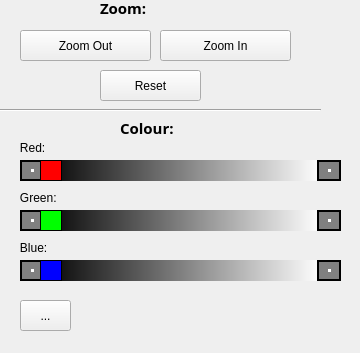
        <widget class="QWidget" name="tools_Page_2">
         <property name="geometry">
          <rect>
           <x>0</x>
           <y>0</y>
           <width>360</width>
           <height>353</height>
          </rect>
         </property>
         <attribute name="label">
          <string>Tools</string>
         </attribute>
         <widget class="QLabel" name="zoom_Label_2">
          <property name="geometry">
           <rect>
            <x>100</x>
            <y>0</y>
            <width>71</width>
            <height>16</height>
           </rect>
          </property>
          <property name="sizePolicy">
           <sizepolicy hsizetype="Expanding" vsizetype="Expanding">
            <horstretch>0</horstretch>
            <verstretch>0</verstretch>
           </sizepolicy>
          </property>
          <property name="font">
           <font>
            <family>Segoe Script</family>
            <pointsize>11</pointsize>
            <weight>75</weight>
            <bold>true</bold>
           </font>
          </property>
          <property name="text">
           <string>Zoom:</string>
          </property>
         </widget>
         <widget class="Line" name="seperator_3">
          <property name="geometry">
           <rect>
            <x>0</x>
            <y>102</y>
            <width>321</width>
            <height>16</height>
           </rect>
          </property>
          <property name="sizePolicy">
           <sizepolicy hsizetype="Expanding" vsizetype="Expanding">
            <horstretch>0</horstretch>
            <verstretch>0</verstretch>
           </sizepolicy>
          </property>
          <property name="orientation">
           <enum>Qt::Horizontal</enum>
          </property>
         </widget>
         <widget class="QPushButton" name="zoom_Reset_Button_2">
          <property name="geometry">
           <rect>
            <x>100</x>
            <y>70</y>
            <width>101</width>
            <height>31</height>
           </rect>
          </property>
          <property name="sizePolicy">
           <sizepolicy hsizetype="Expanding" vsizetype="Expanding">
            <horstretch>0</horstretch>
            <verstretch>0</verstretch>
           </sizepolicy>
          </property>
          <property name="text">
           <string>Reset</string>
          </property>
         </widget>
         <widget class="QLabel" name="colour_Label_2">
          <property name="geometry">
           <rect>
            <x>120</x>
            <y>120</y>
            <width>81</width>
            <height>16</height>
           </rect>
          </property>
          <property name="sizePolicy">
           <sizepolicy hsizetype="Expanding" vsizetype="Expanding">
            <horstretch>0</horstretch>
            <verstretch>0</verstretch>
           </sizepolicy>
          </property>
          <property name="font">
           <font>
            <family>Segoe Script</family>
            <pointsize>11</pointsize>
            <weight>75</weight>
            <bold>true</bold>
           </font>
          </property>
          <property name="text">
           <string>Colour:</string>
          </property>
         </widget>
         <widget class="QPushButton" name="zoom_Out_Button_2">
          <property name="geometry">
           <rect>
            <x>20</x>
            <y>30</y>
            <width>131</width>
            <height>31</height>
           </rect>
          </property>
          <property name="sizePolicy">
           <sizepolicy hsizetype="Expanding" vsizetype="Expanding">
            <horstretch>0</horstretch>
            <verstretch>0</verstretch>
           </sizepolicy>
          </property>
          <property name="text">
           <string>Zoom Out</string>
          </property>
         </widget>
         <widget class="QPushButton" name="zoom_In_Button_2">
          <property name="geometry">
           <rect>
            <x>160</x>
            <y>30</y>
            <width>131</width>
            <height>31</height>
           </rect>
          </property>
          <property name="sizePolicy">
           <sizepolicy hsizetype="Expanding" vsizetype="Expanding">
            <horstretch>0</horstretch>
            <verstretch>0</verstretch>
           </sizepolicy>
          </property>
          <property name="text">
           <string>Zoom In</string>
          </property>
         </widget>
         <widget class="QScrollBar" name="horizontal_Scroll_Bar_Red_2">
          <property name="geometry">
           <rect>
            <x>20</x>
            <y>160</y>
            <width>321</width>
            <height>21</height>
           </rect>
          </property>
          <property name="sizePolicy">
           <sizepolicy hsizetype="Expanding" vsizetype="Expanding">
            <horstretch>0</horstretch>
            <verstretch>0</verstretch>
           </sizepolicy>
          </property>
          <property name="autoFillBackground">
           <bool>false</bool>
          </property>
          <property name="styleSheet">
           <string notr="true">QScrollBar:horizontal {
    border: 0px solid white;
    background: qlineargradient(spread:pad, x1:0, y1:0, x2:1, y2:0, stop:0 rgba(0, 0, 0, 255), stop:1 rgba(255, 255, 255, 255));
    height: 15px;
    margin: 0px 20px 0 20px;
}

QScrollBar::handle:horizontal {
    background: rgb(255, 0, 0);
    min-width: 20px;
	border: 1px solid black;
}

QScrollBar:left-arrow:horizontal, QScrollBar::right-arrow:horizontal {
    border: 2px solid grey;
    width: 3px;
    height: 3px;
    background: white;
}

QScrollBar::add-page:horizontal, QScrollBar::sub-page:horizontal {
    background: none;
}

QScrollBar::add-line:horizontal {
    border: 2px solid black;
    background:grey;
    width: 20px;
    subcontrol-position: right;
    subcontrol-origin: margin;
}

QScrollBar::sub-line:horizontal {
    border: 2px solid black;
    background: grey;
    width: 20px;
    subcontrol-position: left;
    subcontrol-origin: margin;
}</string>
          </property>
          <property name="maximum">
           <number>255</number>
          </property>
          <property name="orientation">
           <enum>Qt::Horizontal</enum>
          </property>
         </widget>
         <widget class="QLabel" name="label_Red_2">
          <property name="geometry">
           <rect>
            <x>10</x>
            <y>140</y>
            <width>39</width>
            <height>16</height>
           </rect>
          </property>
          <property name="sizePolicy">
           <sizepolicy hsizetype="Expanding" vsizetype="Expanding">
            <horstretch>0</horstretch>
            <verstretch>0</verstretch>
           </sizepolicy>
          </property>
          <property name="text">
           <string>   Red:</string>
          </property>
         </widget>
         <widget class="QLabel" name="label_Green_2">
          <property name="geometry">
           <rect>
            <x>10</x>
            <y>190</y>
            <width>52</width>
            <height>16</height>
           </rect>
          </property>
          <property name="sizePolicy">
           <sizepolicy hsizetype="Expanding" vsizetype="Expanding">
            <horstretch>0</horstretch>
            <verstretch>0</verstretch>
           </sizepolicy>
          </property>
          <property name="text">
           <string>   Green:</string>
          </property>
         </widget>
         <widget class="QLabel" name="label_Blue_2">
          <property name="geometry">
           <rect>
            <x>10</x>
            <y>240</y>
            <width>42</width>
            <height>16</height>
           </rect>
          </property>
          <property name="sizePolicy">
           <sizepolicy hsizetype="Expanding" vsizetype="Expanding">
            <horstretch>0</horstretch>
            <verstretch>0</verstretch>
           </sizepolicy>
          </property>
          <property name="text">
           <string>   Blue:</string>
          </property>
         </widget>
         <widget class="QScrollBar" name="horizontal_Scroll_Bar_Green_2">
          <property name="geometry">
           <rect>
            <x>20</x>
            <y>210</y>
            <width>321</width>
            <height>21</height>
           </rect>
          </property>
          <property name="sizePolicy">
           <sizepolicy hsizetype="Expanding" vsizetype="Expanding">
            <horstretch>0</horstretch>
            <verstretch>0</verstretch>
           </sizepolicy>
          </property>
          <property name="styleSheet">
           <string notr="true">QScrollBar:horizontal {
    border: 0px solid white;
    background: qlineargradient(spread:pad, x1:0, y1:0, x2:1, y2:0, stop:0 rgba(0, 0, 0, 255), stop:1 rgba(255, 255, 255, 255));
    height: 15px;
    margin: 0px 20px 0 20px;
}

QScrollBar::handle:horizontal {
    background: rgb(0, 255, 0);
    min-width: 20px;
	border: 1px solid black;
}

QScrollBar:left-arrow:horizontal, QScrollBar::right-arrow:horizontal {
    border: 2px solid grey;
    width: 3px;
    height: 3px;
    background: white;
}

QScrollBar::add-page:horizontal, QScrollBar::sub-page:horizontal {
    background: none;
}

QScrollBar::add-line:horizontal {
    border: 2px solid black;
    background:grey;
    width: 20px;
    subcontrol-position: right;
    subcontrol-origin: margin;
}

QScrollBar::sub-line:horizontal {
    border: 2px solid black;
    background: grey;
    width: 20px;
    subcontrol-position: left;
    subcontrol-origin: margin;
}</string>
          </property>
          <property name="maximum">
           <number>255</number>
          </property>
          <property name="value">
           <number>0</number>
          </property>
          <property name="orientation">
           <enum>Qt::Horizontal</enum>
          </property>
         </widget>
         <widget class="QScrollBar" name="horizontal_Scroll_Bar_Blue_2">
          <property name="geometry">
           <rect>
            <x>20</x>
            <y>260</y>
            <width>321</width>
            <height>21</height>
           </rect>
          </property>
          <property name="sizePolicy">
           <sizepolicy hsizetype="Expanding" vsizetype="Expanding">
            <horstretch>0</horstretch>
            <verstretch>0</verstretch>
           </sizepolicy>
          </property>
          <property name="styleSheet">
           <string notr="true">QScrollBar:horizontal {
    border: 0px solid white;
    background: qlineargradient(spread:pad, x1:0, y1:0, x2:1, y2:0, stop:0 rgba(0, 0, 0, 255), stop:1 rgba(255, 255, 255, 255));
    height: 15px;
    margin: 0px 20px 0 20px;
}

QScrollBar::handle:horizontal {
    background: rgb(0, 0, 255);
    min-width: 20px;
	border: 1px solid black;
}

QScrollBar:left-arrow:horizontal, QScrollBar::right-arrow:horizontal {
    border: 2px solid grey;
    width: 3px;
    height: 3px;
    background: white;
}

QScrollBar::add-page:horizontal, QScrollBar::sub-page:horizontal {
    background: none;
}

QScrollBar::add-line:horizontal {
    border: 2px solid black;
    background:grey;
    width: 20px;
    subcontrol-position: right;
    subcontrol-origin: margin;
}

QScrollBar::sub-line:horizontal {
    border: 2px solid black;
    background: grey;
    width: 20px;
    subcontrol-position: left;
    subcontrol-origin: margin;
}</string>
          </property>
          <property name="maximum">
           <number>255</number>
          </property>
          <property name="orientation">
           <enum>Qt::Horizontal</enum>
          </property>
         </widget>
         <widget class="QToolButton" name="colour_Selector_Button_2">
          <property name="geometry">
           <rect>
            <x>20</x>
            <y>300</y>
            <width>51</width>
            <height>31</height>
           </rect>
          </property>
          <property name="sizePolicy">
           <sizepolicy hsizetype="Expanding" vsizetype="Expanding">
            <horstretch>0</horstretch>
            <verstretch>0</verstretch>
           </sizepolicy>
          </property>
          <property name="text">
           <string>...</string>
          </property>
         </widget>
        </widget>
